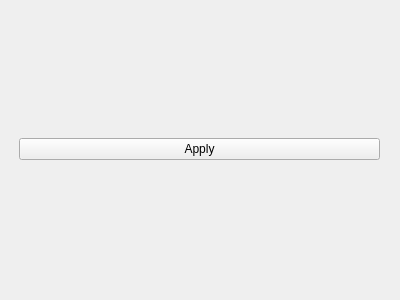
<?xml version="1.0" encoding="UTF-8"?>
<ui version="4.0">
 <class>layerToggle</class>
 <widget class="QWidget" name="layerToggle">
  <property name="geometry">
   <rect>
    <x>0</x>
    <y>0</y>
    <width>400</width>
    <height>300</height>
   </rect>
  </property>
  <property name="windowTitle">
   <string>Form</string>
  </property>
  <widget class="QWidget" name="verticalLayoutWidget">
   <property name="geometry">
    <rect>
     <x>19</x>
     <y>19</y>
     <width>361</width>
     <height>261</height>
    </rect>
   </property>
   <layout class="QVBoxLayout" name="verticalLayout">
    <item>
     <layout class="QVBoxLayout" name="verticalLayout_2"/>
    </item>
    <item>
     <widget class="QPushButton" name="pushButton">
      <property name="text">
       <string>Apply</string>
      </property>
     </widget>
    </item>
   </layout>
  </widget>
 </widget>
 <resources/>
 <connections/>
</ui>
